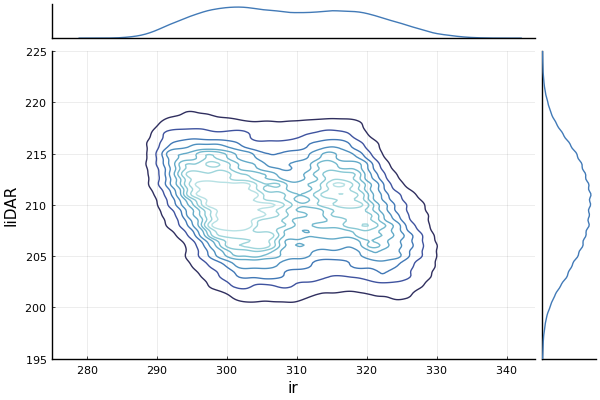

Reproduce this figure in Julia.
# plot kernek density estimation

module MarginalKde200
    using DataFrames, CSV, StatsPlots
    pyplot()

    function main(is_test=false)
        # input
        data_path = joinpath(split(@__FILE__, "src")[1], "data/sensor_data_200.txt")
        df = CSV.read(data_path, DataFrame, 
                      header=["date", "time", "ir", "lidar"],
                      delim=' ')

        # plot marginal kde
        marginalkde(df.ir, df.lidar, c=:ice, 
                    xlabel="ir", ylabel="liDAR")

        if is_test == false
            save_path = joinpath(split(@__FILE__, "src")[1], "src/prob_stats/multi_dim_gauss_dist/marginal_kde/marginal_kde_200.png")
            savefig(save_path)
        end
    end
end